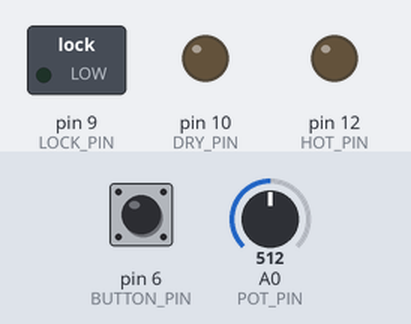
The sketch below on a simulated Arduino Uno, built with avr-gcc and run on an emulated ATmega328P. Shown: switched loads named in the sketch (green lamp = pin HIGH), output pins drawn as LEDs (lit = HIGH). The test bench sets the inputs (shaded band); at power-on: pin 6 (BUTTON_PIN) HIGH, A0 (POT_PIN) = 512. What the sketch prints to the serial monitor is not drawn.

Above: at 1.2 s.
1.3 s: pin 6 (BUTTON_PIN) pulled LOW for 0.15 s
At 1.6 s:
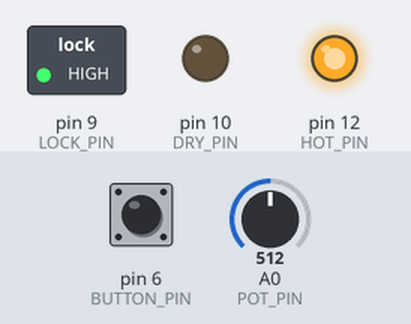
At 9.4 s:
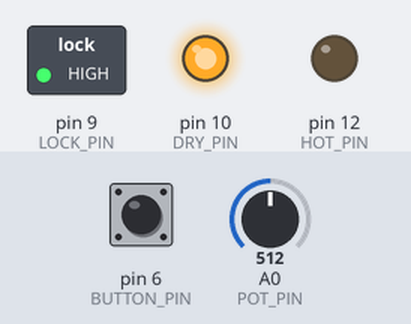
Timing chart, 0 to 16.8 s (numbered marks = the images above; inputs shaded):
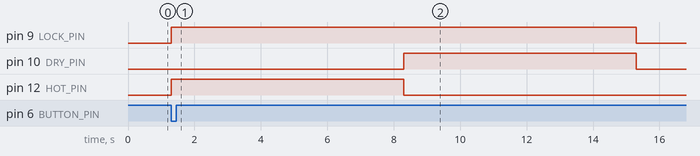

The sketch:

Washer.ino
```cpp
//Fill in the values below with the pins that you chose to use
const int POT_PIN = A0;
const int BUTTON_PIN = 6;

const int HOT_PIN = 12;
const int COLD_PIN = 11;
const int DRY_PIN = 10;
const int LOCK_PIN = 9;

const unsigned long cold = 5000;
const unsigned long medium = 7000;
const unsigned long hot = 7000;
const unsigned long econDry = 2000;
const unsigned long deluxDry = 7000;

unsigned long next;

bool mediumOn;


enum State {
  offEcon,
  offDelux,
  offSupDelux,
  washEcon,
  washDelux,
  washSupDelux,
  dryEcon,
  dryDelux
};

State s = offEcon;
State wash;

void setup() {
  Serial.begin(9600);
  pinMode(BUTTON_PIN, INPUT_PULLUP);
  pinMode(HOT_PIN, OUTPUT);
  pinMode(COLD_PIN, OUTPUT);
  pinMode(DRY_PIN, OUTPUT);
  pinMode(LOCK_PIN, OUTPUT);
}

void loop() {
  Serial.println(s);
  if ((int) s < 3) {
    //dishwasher is off
    s = (State) (analogRead(POT_PIN) / 342);

    if (digitalRead(BUTTON_PIN) == 0) {
      //run dishwasher
      digitalWrite(LOCK_PIN, HIGH);
      s = (State) ((int) s + 3);
      wash = s;

      if (s == 3) {
        //economy
        digitalWrite(COLD_PIN, HIGH);
        next = millis() + cold;
      } else {
        //delux or super delux
        digitalWrite(HOT_PIN, HIGH);
        next = millis() + hot;
        mediumOn = false;
      }
    }
  } else if ((int) s < 6) {
    //dishwasher is on
    s = (State) (analogRead(POT_PIN) / 342 + 3);

    if (millis() >= next) {
      if ((int) wash == 5 && !mediumOn) {
        digitalWrite(COLD_PIN, HIGH);
        next = millis() + medium;
        mediumOn = true;
      } else {
        s = (State) ((int) s + 3);

        //run dryer
        digitalWrite(COLD_PIN, LOW);
        digitalWrite(HOT_PIN, LOW);
        digitalWrite(DRY_PIN, HIGH);

        if (s == 6) {
          next = millis() + econDry;
        } else {
          next = millis() + deluxDry;
        }
      }
    }
  } else {
    //dryer is on
    if (millis() >= next) {
      digitalWrite(DRY_PIN, LOW);
      digitalWrite(LOCK_PIN, LOW);
      s = (State) (analogRead(POT_PIN) / 342);
    }
  }
}
```

Measured:
- after the input at 1.3 s, pin 9 (LOCK_PIN): LOW → HIGH at once, → LOW 14.0 s later; pin 10 (DRY_PIN): LOW → HIGH after 7.0 s, → LOW 7.0 s later; pin 12 (HOT_PIN): LOW → HIGH at once, → LOW 7.0 s later
